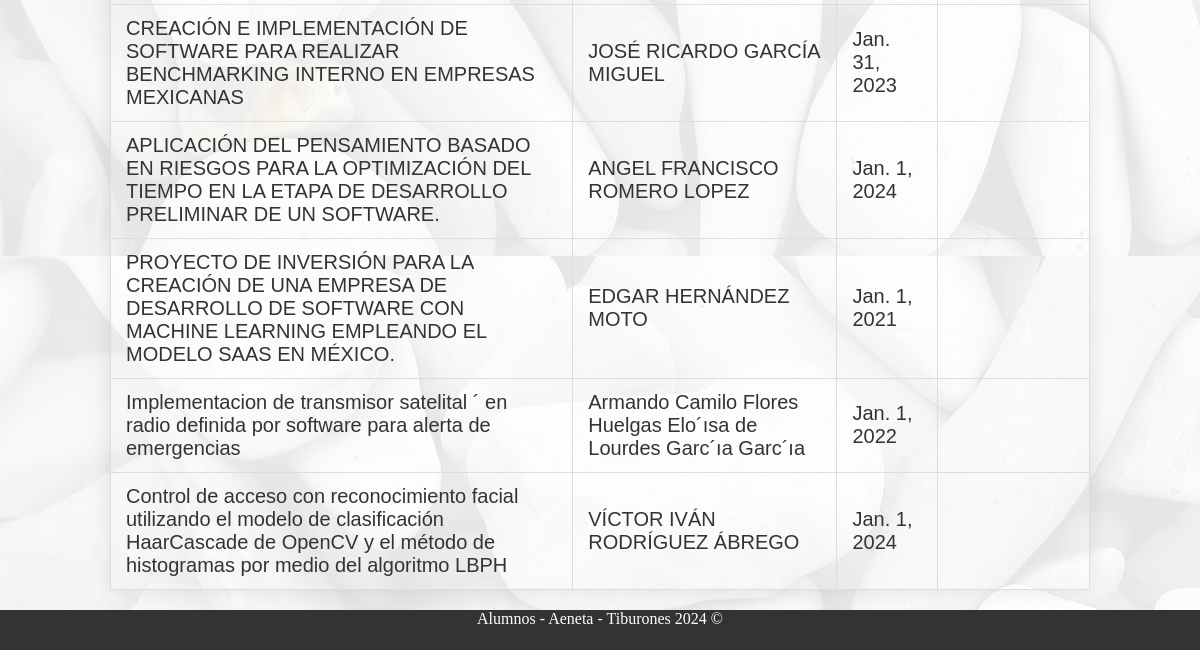
The app's page /alumnos/buscar/ (signed in, lower part), older data.
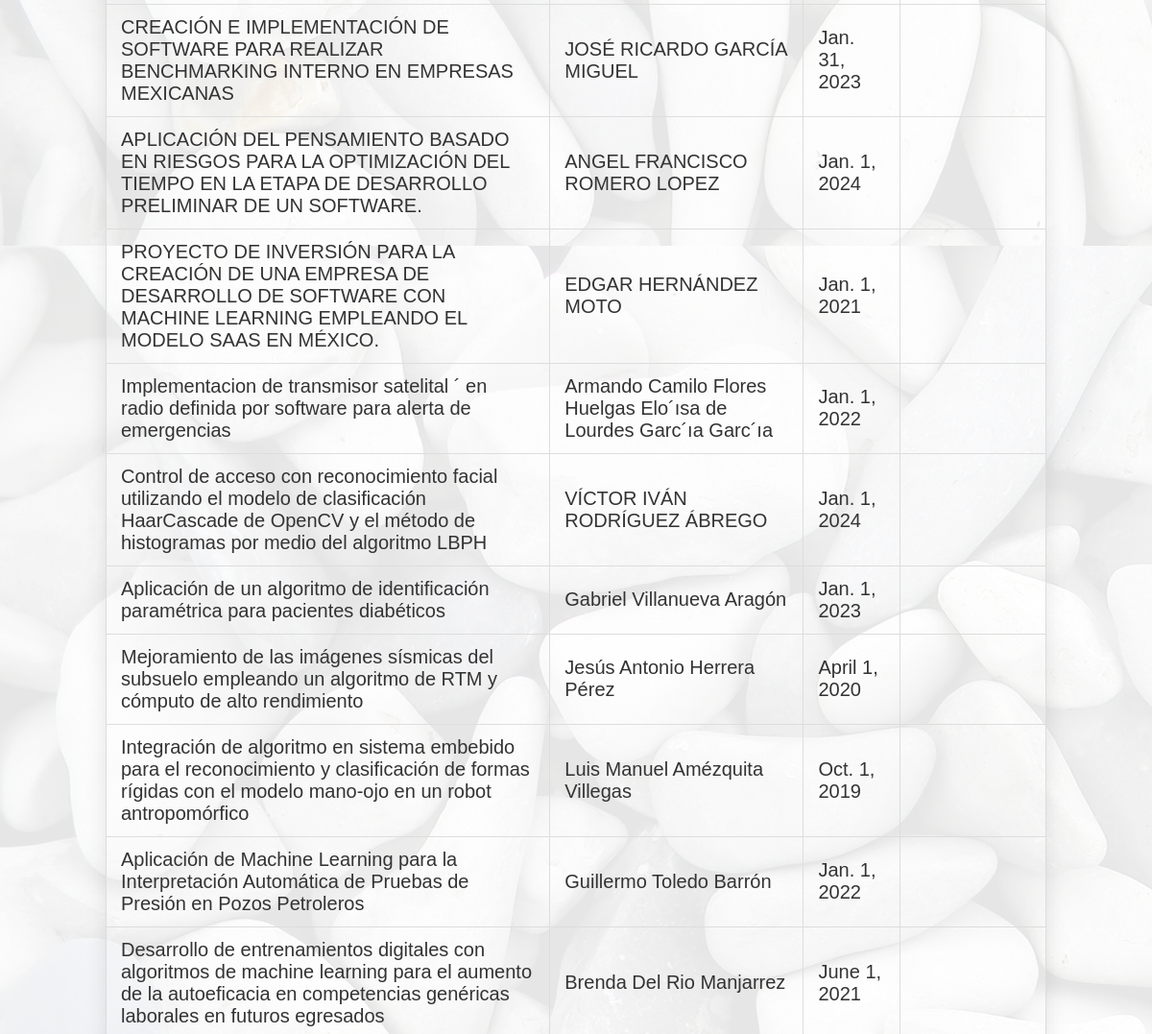
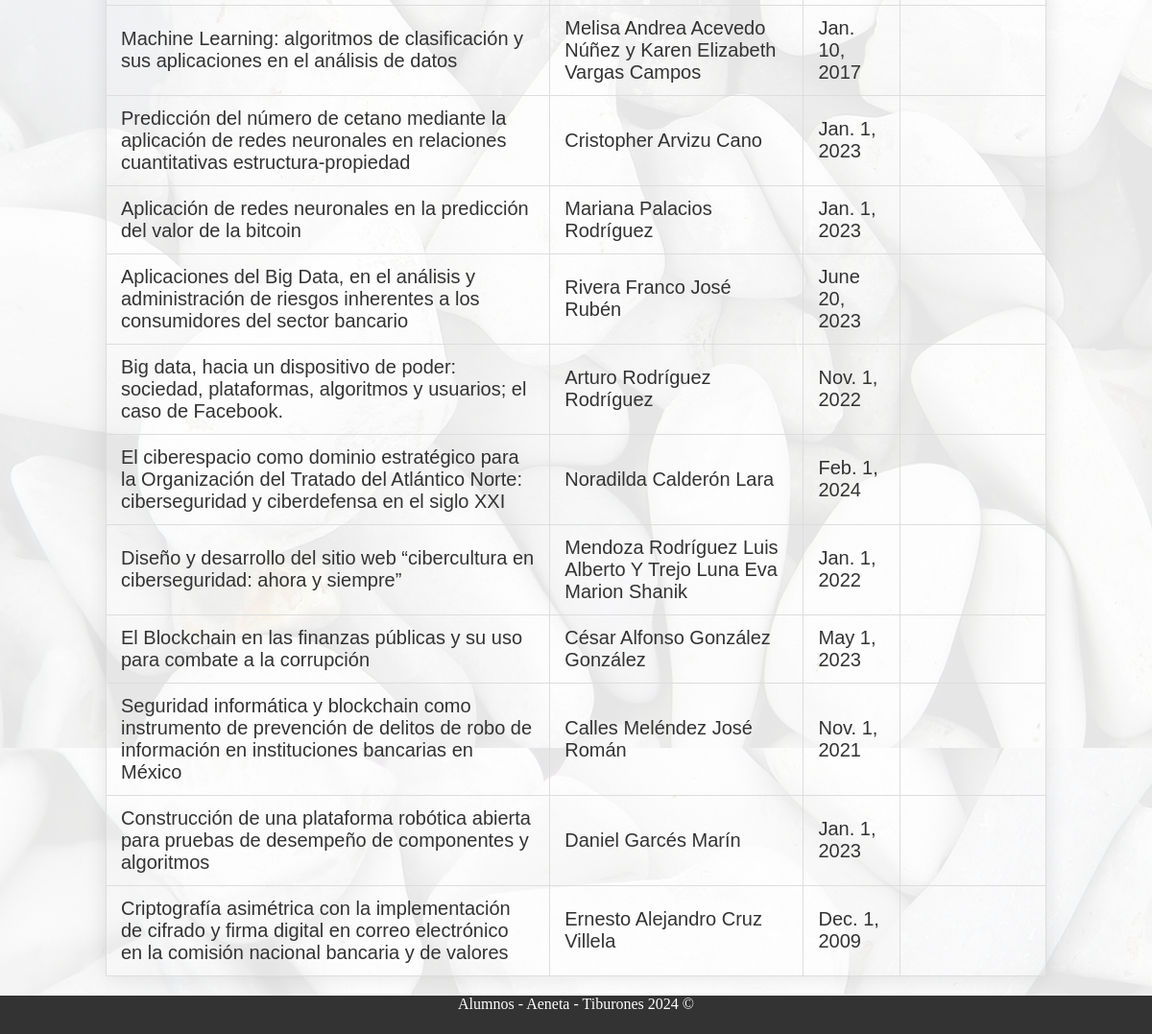
The same page, newer data (2 pictures, top to bottom).
### administracion/models.py (models this page shows, shortened)
class Documento(models.Model):
    TIPO_CHOICES = (
        ('TT', 'Trabajo Terminal'),
        ('AR', 'Artículo'),
        ('TS', 'Tesis'),
        ('OT', 'Otro'),
    )
    nombre = models.CharField(max_length=255)
    resumen = models.TextField()
    palabras_clave = models.CharField(max_length=255)
    nombre_autor = models.CharField(max_length=100)
    sinodales = models.CharField(max_length=255)
    tipo = models.CharField(max_length=2, choices=TIPO_CHOICES)
    fecha_elaboracion = models.DateField()
    convocatoria_titulacion = models.CharField(max_length=100)
    url = models.URLField(blank=True, null=True)  # Hacer el campo opcional

### alumnos/views.py (the view)
# urls.py: path('buscar/', AlumnosBuscar.as_view(), name='buscar'),
class AlumnosBuscar(AlumnoRequiredMixin, TemplateView):
    template_name = 'alumnos/buscar.html'
    def get_context_data(self, **kwargs):
        context = super().get_context_data(**kwargs)
        context['trabajos'] = Documento.objects.all()
        return context

### alumnos/mixins.py (called while the page is built)
    def dispatch(self, request, *args, **kwargs):
        if not request.user.is_authenticated:
            return self.handle_no_permission()
        if not request.user.is_alumno:
            messages.error(request, 'No tienes permiso para ver esta página.')
            return redirect('nombre_de_la_url_por_defecto')
        return super().dispatch(request, *args, **kwargs)

### alumnos/templates/alumnos/buscar.html (shortened to what this page needs)
{% extends "base_generic_alumnos.html" %}
{% block content %}
<link rel="stylesheet" href="https://use.fontawesome.com/releases/v5.6.3/css/all.css">
<div id="fondo">
  <div class="contenedor_principal letra_texto">
    <div>
      <table>
        <tbody>
          {% for trabajo in trabajos %}
          <tr>
            <td>{{ trabajo.nombre }}</td>
            <td>{{ trabajo.nombre_autor }}</td>
            <td>{{ trabajo.fecha_elaboracion }}</td>
            <td><a href="{% url 'alumnos:ver_trabajo' trabajo.id %}"></a></td>
          </tr>
          {% endfor %}
        </tbody>
      </table>
    </div>
  </div>
</div>
{% endblock %}

Row changes from the older to the newer data that the page shows:
added Documento: nombre "Aplicación de un algoritmo de identificación paramétrica para pacientes diabéticos", nombre_autor "Gabriel Villanueva Aragón", fecha_elaboracion "Jan. 1, 2023"
added Documento: nombre "Mejoramiento de las imágenes sísmicas del subsuelo empleando un algoritmo de RTM y cómputo de alto rendimiento", nombre_autor "Jesús Antonio Herrera Pérez", fecha_elaboracion "April 1, 2020"
added Documento: nombre "Integración de algoritmo en sistema embebido para el reconocimiento y clasificación de formas rígidas con el modelo mano-ojo en un robot antropomórfico", nombre_autor "Luis Manuel Amézquita Villegas", fecha_elaboracion "Oct. 1, 2019"
added Documento: nombre "Aplicación de Machine Learning para la Interpretación Automática de Pruebas de Presión en Pozos Petroleros", nombre_autor "Guillermo Toledo Barrón", fecha_elaboracion "Jan. 1, 2022"
added Documento: nombre "Desarrollo de entrenamientos digitales con algoritmos de machine learning para el aumento de la autoeficacia en competencias genéricas laborales en futuros egresados", nombre_autor "Brenda Del Rio Manjarrez", fecha_elaboracion "June 1, 2021"
added Documento: nombre "Machine Learning: algoritmos de clasificación y sus aplicaciones en el análisis de datos", nombre_autor "Melisa Andrea Acevedo Núñez y Karen Elizabeth Vargas Campos", fecha_elaboracion "Jan. 10, 2017"
added Documento: nombre "Predicción del número de cetano mediante la aplicación de redes neuronales en relaciones cuantitativas estructura-propiedad", nombre_autor "Cristopher Arvizu Cano", fecha_elaboracion "Jan. 1, 2023"
added Documento: nombre "Aplicación de redes neuronales en la predicción del valor de la bitcoin", nombre_autor "Mariana Palacios Rodríguez", fecha_elaboracion "Jan. 1, 2023"
added Documento: nombre "Aplicaciones del Big Data, en el análisis y administración de riesgos inherentes a los consumidores del sector bancario", nombre_autor "Rivera Franco José Rubén", fecha_elaboracion "June 20, 2023"
added Documento: nombre "Big data, hacia un dispositivo de poder: sociedad, plataformas, algoritmos y usuarios; el caso de Facebook.", nombre_autor "Arturo Rodríguez Rodríguez", fecha_elaboracion "Nov. 1, 2022"
added Documento: nombre "El ciberespacio como dominio estratégico para la Organización del Tratado del Atlántico Norte: ciberseguridad y ciberdefensa en el siglo XXI", nombre_autor "Noradilda Calderón Lara", fecha_elaboracion "Feb. 1, 2024"
added Documento: nombre "Diseño y desarrollo del sitio web “cibercultura en ciberseguridad: ahora y siempre”", nombre_autor "Mendoza Rodríguez Luis Alberto Y Trejo Luna Eva Marion Shanik", fecha_elaboracion "Jan. 1, 2022"
added Documento: nombre "El Blockchain en las finanzas públicas y su uso para combate a la corrupción", nombre_autor "César Alfonso González González", fecha_elaboracion "May 1, 2023"
added Documento: nombre "Seguridad informática y blockchain como instrumento de prevención de delitos de robo de información en instituciones bancarias en México", nombre_autor "Calles Meléndez José Román", fecha_elaboracion "Nov. 1, 2021"
added Documento: nombre "Construcción de una plataforma robótica abierta para pruebas de desempeño de componentes y algoritmos", nombre_autor "Daniel Garcés Marín", fecha_elaboracion "Jan. 1, 2023"
added Documento: nombre "Criptografía asimétrica con la implementación de cifrado y firma digital en correo electrónico en la comisión nacional bancaria y de valores", nombre_autor "Ernesto Alejandro Cruz Villela", fecha_elaboracion "Dec. 1, 2009"
